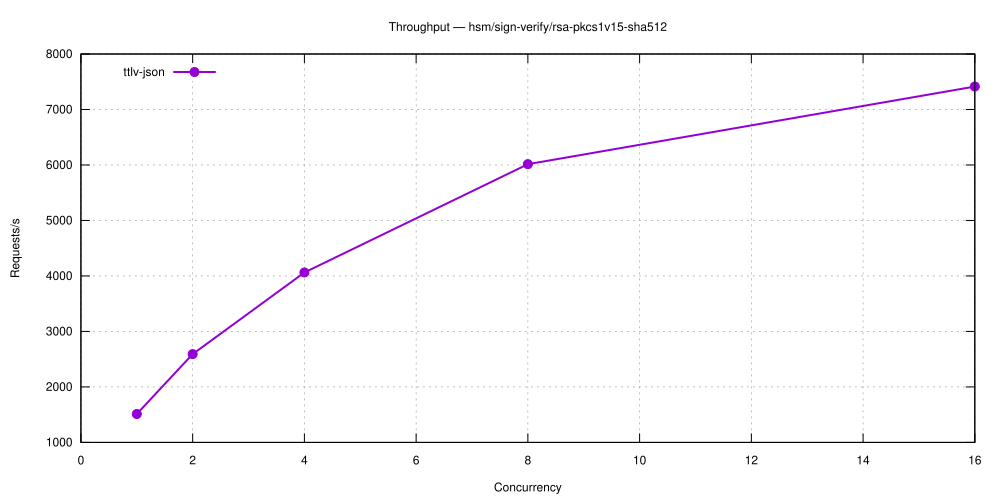

Source code (gnuplot):
set terminal svg size 1000,500 enhanced font 'Helvetica,12'
set output 'hsm_sign-verify_rsa-pkcs1v15-sha512.svg'
set title 'Throughput — hsm/sign-verify/rsa-pkcs1v15-sha512'
set grid
set xlabel 'Concurrency'
set ylabel 'Requests/s'
set key top left
plot 'hsm_sign-verify_rsa-pkcs1v15-sha512-5.28.0-ttlv-json.dat' using 1:2 with linespoints lw 2 pt 7 title 'ttlv-json'
